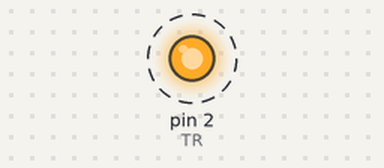
The sketch below on a simulated Arduino Uno, built with avr-gcc and run on an emulated ATmega328P. On the bench: output pins drawn as LEDs (lit = HIGH). Dashed ring = blinking.

Above: at 0.5 s.
Timing chart, 0 to 4.6 s (numbered marks = the images above):
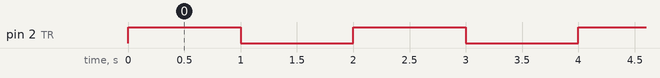

The sketch:

Solenoid.ino
```cpp
int TR = 2;


void setup() {  //setup関数

  pinMode(TR,OUTPUT);

}

void loop() {

  digitalWrite(TR,HIGH);

  delay(1000);

  digitalWrite(TR,LOW);

  delay(1000);

}
```

Measured:
- by itself, pin 2 (TR): alternates HIGH for 1.0 s and LOW for 1.0 s
